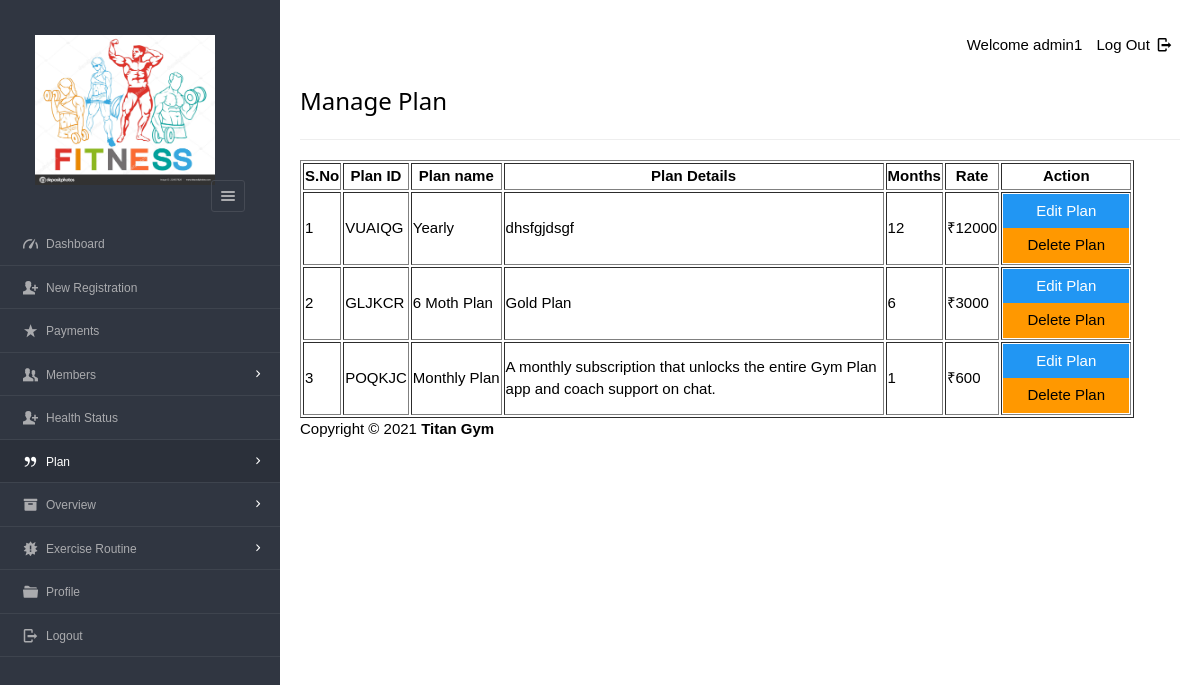
The app's page /gym1/dashboard/admin/view_plan.php (signed in) with its own data.
### tables this page shows
CREATE TABLE `plan` (
  `pid` varchar(8) NOT NULL,
  `planName` varchar(20) NOT NULL,
  `description` varchar(200) NOT NULL,
  `validity` varchar(20) NOT NULL,
  `amount` int(10) NOT NULL,
  `active` varchar(255) DEFAULT NULL
);

### gym1/dashboard/admin/view_plan.php (the view, shortened to what this page needs)
<?php
require '../../include/db_conn.php';
?>
<!DOCTYPE html>
<html lang="en">
<head>
    <link rel="stylesheet" href="../../css/style.css"  id="style-resource-5">
    <link rel="stylesheet" href="../../css/dashMain.css">
    <link rel="stylesheet" type="text/css" href="../../css/entypo.css">
	<link href="a1style.css" rel="stylesheet" type="text/css">
</head>
     <body class="page-body  page-fade" onload="collapseSidebar()">
    	<div class="page-container sidebar-collapsed" id="navbarcollapse">
		<div class="sidebar-menu">
			<header class="logo-env">
			<div class="logo">
				<a href="main.php">
					<img src="../../images/fit.jpg" alt="" width="192" height="80" />
				</a>
			</div>
					<div class="sidebar-collapse" onclick="collapseSidebar()">
				<a href="#" class="sidebar-collapse-icon with-animation">
					<i class="entypo-menu"></i>
				</a>
			</div>
			</header>
    		<?php include('nav.php'); ?>
    	</div>
    		<div class="main-content">
				<div class="row">
					<div class="col-md-6 col-sm-8 clearfix">
					</div>
					<div class="col-md-6 col-sm-4 clearfix hidden-xs">
						<ul class="list-inline links-list pull-right">
							<li>Welcome <?php echo $_SESSION['full_name']; ?>
							</li>
							<li>
								<a href="logout.php">
									Log Out <i class="entypo-logout right"></i>
								</a>
							</li>
						</ul>
					</div>
				</div>
		<h3>Manage Plan</h3>
		<hr />
		<table class="table table-bordered datatable" id="table-1" border=1>
			<thead>
				<tr>
					<th>S.No</th>
					<th>Plan ID</th>
					<th>Plan name</th>
					<th>Plan Details</th>
					<th>Months</th>
					<th>Rate</th>
					<th>Action</th>
				</tr>
			</thead>
				<tbody>
					<?php
					$query  = "select * from plan where active='yes' ORDER BY amount DESC";
					$result = mysqli_query($con, $query);
					$sno    = 1;
					if (mysqli_affected_rows($con) != 0) {
					    while ($row = mysqli_fetch_array($result, MYSQLI_ASSOC)) {
					        $msgid = $row['pid'];
					        echo "<tr><td>" . $sno . "</td>";
					        echo "<td>" . $row['pid'] . "</td>";
					        echo "<td>" . $row['planName'] . "</td>";
					        echo "<td width='380'>" . $row['description'] . "</td>";
					        echo "<td>" . $row['validity'] . "</td>";
					        echo "<td>₹" . $row['amount'] . "</td>";
					        $sno++;
					        echo '<td><a href=edit_plan.php?id="'.$row['pid'].'"><input type="button" class="a1-btn a1-blue" id="boxxe" style="width:100%" value="Edit Plan" ></a><form action="del_plan.php" method="post" onSubmit="return ConfirmDelete();"><input type="hidden" name="name" value="' . $msgid .'"/><input type="submit" id="button1" value="Delete Plan" class="a1-btn a1-orange"/></form></td></tr>';
					    }
					}
					?>
				</tbody>
		</table>
<?php include('footer.php'); ?>
    	</div>
    </body>
</html>

### gym1/css/style.css (style rules this page uses)
html { font-size: 62.5%; font-family: sans-serif; }
div { display: block; }
body { font-family: "Noto Sans", sans-serif, "Helvetica Neue", Helvetica, Arial, sans-serif; font-size: 12px; line-height: 1.428571429; display: block; margin: 0; }
*, *:before, *:after { box-sizing: border-box; }
a { text-decoration: none; background: transparent; }
img { vertical-align: middle; }
img { border: 0; }
.logo img { width: 220px; height: 200px; }
input, button, select, textarea { font-family: inherit; font-size: inherit; line-height: inherit; }
button, input { line-height: normal; }
button, input, select, textarea { font-family: inherit; font-size: 100%; margin: 0; }
input { background-color: white; cursor: text; padding: 1px; border-width: 2px; border-style: inset; border-color: initial; border-image: initial; }
input, textarea, select, button { text-rendering: auto; color: initial; letter-spacing: normal; word-spacing: normal; text-transform: none; text-indent: 0px; text-shadow: none; display: inline-block; text-align: start; margin: 0em; font: 400 13.3333px Arial; }
button, html input[type="button"], input[type="reset"], input[type="submit"] { cursor: pointer; }
a { color: #373e4a; text-decoration: none; }
a { background: transparent; }
a { color: #373e4a; }
.page-container { position: relative; padding-left: 280px; }
.page-container .sidebar-menu { position: absolute; width: 280px; top: 0; left: 0; bottom: 0; background: #303641; color: #aaabae; z-index: 1; min-height: 796px; box-sizing: border-box; }
.page-container .sidebar-menu .logo-env { width: 100%; padding: 35px; padding-bottom: 10px; box-sizing: border-box; }
.page-container .sidebar-menu .logo-env:before, .page-container .sidebar-menu .logo-env:after { content: " "; display: table; }
.page-container .sidebar-menu .logo-env > div { display: block; vertical-align: middle; white-space: nowrap; float: left; }
.page-container .sidebar-menu .logo-env > div > a { display: inline-block; color: #aaabae; }
.page-container .sidebar-menu .logo-env > div.sidebar-collapse, .page-container .sidebar-menu .logo-env > div.sidebar-mobile-menu { position: relative; float: right; }
.page-container .sidebar-menu .logo-env > div.sidebar-collapse a, .page-container .sidebar-menu .logo-env > div.sidebar-mobile-menu a { display: inline-block; border: 1px solid #454a54; text-align: center; padding: 0; line-height: 1; font-size: 20px; font-weight: 300; padding: 5px 2px; background-clip: padding-box; border-radius: 3px; transition: all 200ms ease-in-out; }
.page-container .sidebar-menu .logo-env .logo img { width: 180px; height: 150px; }
.page-container .sidebar-menu .logo-env:after { clear: both; }
ul, ol { margin-top: 0; margin-bottom: 8.5px; }
ul, menu, dir { display: block; list-style-type: disc; }
li { display: list-item; }
i, cite, em, var, address, dfn { font-style: italic; }

### gym1/css/entypo.css (style rules this page uses)
[class^="entypo-"]:before, [class*=" entypo-"]:before { font-family: "entypo"; font-style: normal; font-weight: normal; speak: none; display: inline-block; text-decoration: inherit; width: 1em; margin-right: .2em; text-align: center; font-variant: normal; text-transform: none; line-height: 1em; margin-left: .2em; }
.entypo-menu:before { content: '\e811'; }
.entypo-logout:before { content: '\e85d'; }

### gym1/dashboard/admin/view_plan.php (style rules this page uses)
#button1 { width:126px; }

### records on screen
plan: pid "VUAIQG", planName "Yearly", description "dhsfgjdsgf", validity "12", amount "12000"
plan: pid "GLJKCR", planName "6 Moth Plan", description "Gold Plan", validity "6", amount "3000"
plan: pid "POQKJC", planName "Monthly Plan", description "A monthly subscription that unlocks the entire Gym Plan app and coach support on chat.", validity "1", amount "600"

### other values on screen
$_SESSION['full_name'] "admin1"
